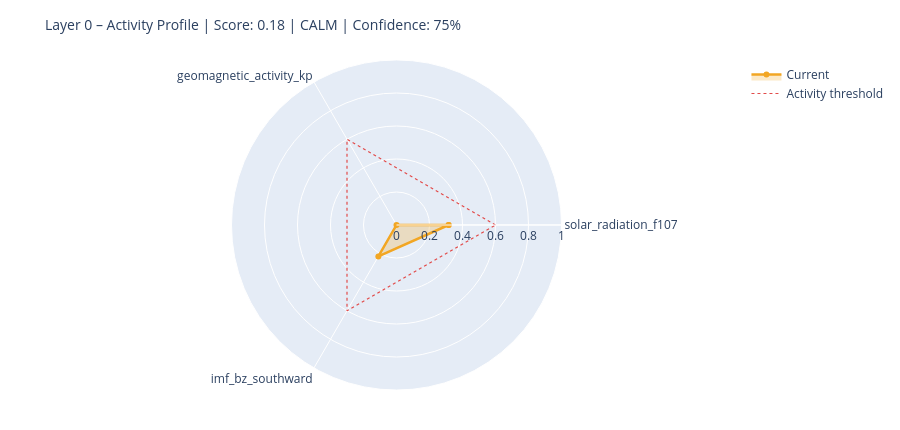

Notebook cell for this chart:
### Markdown cell above
---
## 6. State Assessment & Handoff to Layer 1

### Code cell
# ============================================================
# STEP 1 – Collect raw values with source modes
# Mode: 'primary' | 'fallback_3h' | 'last_valid' | 'missing'
# ============================================================

def safe_last(df, col):
    if df is None or col not in df.columns: return None
    s = df[col].dropna()
    return float(s.iloc[-1]) if not s.empty else None

f107_now = safe_last(df_f107, 'f10.7')
bz_now   = safe_last(df_mag,  'bz_gsm')
kp_now   = safe_last(df_kp,   'kp')
sw_now   = safe_last(df_sw,   'speed')

source_modes = {
    'F10.7':    'primary'  if f107_now is not None else 'missing',
    'Kp':       'primary'  if kp_now   is not None else 'missing',
    'IMF_Bz':   'primary'  if bz_now   is not None else 'missing',
    'SW_speed': 'primary'  if sw_now   is not None else 'missing',
}

# Kp Fallback – 3h endpoint
if kp_now is None:
    try:
        r = requests.get(
            'https://services.swpc.noaa.gov/json/noaa-planetary-k-index.json',
            timeout=10)
        r.raise_for_status()
        fb = pd.DataFrame(r.json())
        tc = next((c for c in fb.columns if 'time' in c.lower()), fb.columns[0])
        kc = next((c for c in fb.columns if 'kp' in c.lower() and c != tc), None)
        if kc:
            fb[kc] = fb[kc].astype(str).str.extract(r'([0-9]+(?:\.[0-9]*)?)')[0]
            fb[kc] = pd.to_numeric(fb[kc], errors='coerce')
            fb = fb[fb[kc] >= 0].dropna(subset=[kc])
            if not fb.empty:
                kp_now = float(fb[kc].iloc[-1])
                source_modes['Kp'] = 'fallback_3h'
                print(f'  Kp fallback (3h): {kp_now:.1f}')
    except Exception as e:
        print(f'  Kp fallback failed: {e}')

# Solar Wind Fallback – last valid value
if sw_now is None and df_sw is not None and 'speed' in df_sw.columns:
    s = df_sw['speed'].dropna()
    if not s.empty:
        sw_now = float(s.iloc[-1])
        source_modes['SW_speed'] = 'last_valid'
        print(f'  SW fallback (last_valid): {sw_now:.0f} km/s')

print()
print('Source modes:', source_modes)

# ============================================================
# STEP 2 – Score from available components only
# ============================================================

def norm(v, lo, hi):
    if v is None: return None
    return max(0.0, min(1.0, (v - lo) / (hi - lo)))

COMPONENTS = {
    'solar_radiation_f107':    (f107_now, norm(f107_now, 60, 250)),
    'geomagnetic_activity_kp': (kp_now,   norm(kp_now,   0,   9)),
    'imf_bz_southward':        (bz_now,   norm(-(bz_now or 0) if bz_now else None, -5, 30)
                                           if bz_now is not None else None),
    'solar_wind_speed':        (sw_now,   norm(sw_now, 300, 800)),
}

available   = {k: v[1] for k, v in COMPONENTS.items() if v[1] is not None}
unavailable = [k for k, v in COMPONENTS.items() if v[1] is None]

layer0_score = round(sum(available.values()) / len(available), 4) if available else None
confidence   = round(len(available) / len(COMPONENTS), 2)

level = ('unknown'  if layer0_score is None
         else 'calm'     if layer0_score < 0.3
         else 'moderate' if layer0_score < 0.6
         else 'active')

# ============================================================
# STEP 3 – Dominant Driver
# ============================================================

def dominant_driver(kp, f107, bz, sw):
    candidates = []
    if kp   is not None and kp   >= 4:   candidates.append(('geomagnetic',    kp / 9))
    if sw   is not None and sw   >= 500:  candidates.append(('solar_wind',     sw / 800))
    if bz   is not None and bz   <= -5:   candidates.append(('imf_southward',  abs(bz) / 30))
    if f107 is not None and f107 >= 150:  candidates.append(('solar_radiation',f107 / 250))
    return max(candidates, key=lambda x: x[1])[0] if candidates else 'none'

driver = dominant_driver(kp_now, f107_now, bz_now, sw_now)

# ============================================================
# STEP 4 – Downstream expectations
# ============================================================

def downstream_expectation(driver, score, kp, bz, f107):
    exp = {
        'magnetosphere':        'calm',
        'ionosphere':           'calm',
        'schumann_resonance':   'unchanged',
        'lithosphere_currents': 'low',
    }
    if driver == 'geomagnetic' or (kp and kp >= 5):
        exp['magnetosphere']        = 'compressed / storm'
        exp['ionosphere']           = 'elevated disturbance (TEC variability)'
        exp['schumann_resonance']   = 'elevated amplitude possible'
        exp['lithosphere_currents'] = 'elevated induction currents'
    elif driver == 'imf_southward' or (bz and bz <= -5):
        exp['magnetosphere']        = 'energy coupling active'
        exp['ionosphere']           = 'elevated electron density possible'
        exp['schumann_resonance']   = 'slight modulation possible'
    elif driver == 'solar_radiation' or (f107 and f107 >= 150):
        exp['ionosphere']           = 'elevated ionization (F-layer)'
        exp['schumann_resonance']   = 'slightly elevated background activity'
    return exp

downstream = downstream_expectation(driver, layer0_score, kp_now, bz_now, f107_now)

# ============================================================
# CONSOLE OUTPUT
# ============================================================

W = 58
print('=' * W)
print('LAYER 0 – STATE ASSESSMENT')
print('=' * W)
for name, (raw_v, score_v) in COMPONENTS.items():
    if score_v is not None:
        bar = '█' * int(score_v * 20) + '░' * (20 - int(score_v * 20))
        print(f'  {name:<35}  {bar}  {score_v:.2f}')
    else:
        print(f'  {name:<35}  {"─" * 20}  n/a')
print('-' * W)
print(f'  Score ({len(available)}/{len(COMPONENTS)} components):  {layer0_score:.3f}')
print(f'  Confidence:         {confidence:.0%}')
print(f'  Level:              {level.upper()}')
print(f'  Dominant Driver:    {driver}')

# Radar chart
cats = list(available.keys())
vals = list(available.values())
if len(cats) >= 3:
    fig = go.Figure()
    fig.add_trace(go.Scatterpolar(
        r=vals + [vals[0]], theta=cats + [cats[0]],
        fill='toself', fillcolor='rgba(242,166,35,0.25)',
        line=dict(color='#F2A623', width=2.5), name='Current'
    ))
    fig.add_trace(go.Scatterpolar(
        r=[0.6] * (len(cats) + 1), theta=cats + [cats[0]],
        line=dict(color='#E24B4A', dash='dot', width=1.2),
        mode='lines', name='Activity threshold'
    ))
    fig.update_layout(
        title=dict(text=f'Layer 0 – Activity Profile | Score: {layer0_score:.2f} | {level.upper()} | Confidence: {confidence:.0%}',
                   font=dict(size=14)),
        polar=dict(radialaxis=dict(visible=True, range=[0, 1])),
        height=430, showlegend=True,
        margin=dict(l=60, r=60, t=60, b=40)
    )
    fig.show()

### Figure 1 — Plotly figure (JSON) as saved in the notebook; plotly's stock layout.template omitted (floating-point values rounded to 4 significant figures)
{"data": [{"fill": "toself", "fillcolor": "rgba(242,166,35,0.25)", "line": {"color": "#F2A623", "width": 2.5}, "name": "Current", "r": [0.3158, 0.0, 0.22, 0.3158], "theta": ["solar_radiation_f107", "geomagnetic_activity_kp", "imf_bz_southward", "solar_radiation_f107"], "type": "scatterpolar"}, {"line": {"color": "#E24B4A", "dash": "dot", "width": 1.2}, "mode": "lines", "name": "Activity threshold", "r": [0.6, 0.6, 0.6, 0.6], "theta": ["solar_radiation_f107", "geomagnetic_activity_kp", "imf_bz_southward", "solar_radiation_f107"], "type": "scatterpolar"}], "layout": {"height": 430, "margin": {"b": 40, "l": 60, "r": 60, "t": 60}, "polar": {"radialaxis": {"range": [0, 1], "visible": true}}, "showlegend": true, "title": {"font": {"size": 14}, "text": "Layer 0 – Activity Profile | Score: 0.18 | CALM | Confidence: 75%"}}}
